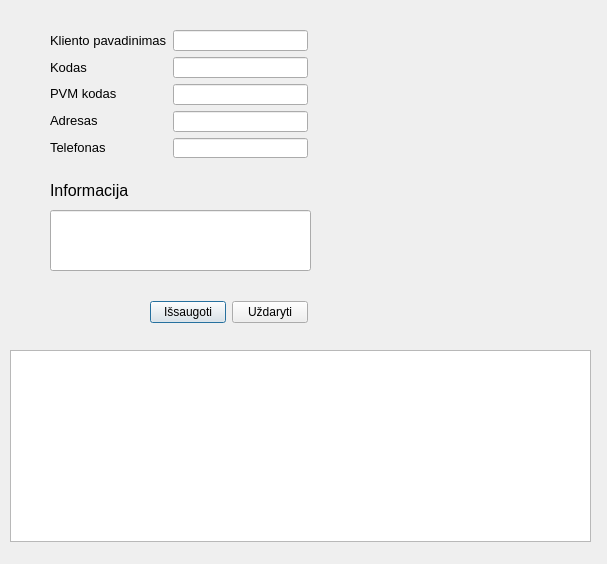
<?xml version="1.0" encoding="UTF-8"?>
<ui version="4.0">
 <class>NaujasKlientas</class>
 <widget class="QDialog" name="NaujasKlientas">
  <property name="geometry">
   <rect>
    <x>0</x>
    <y>0</y>
    <width>607</width>
    <height>564</height>
   </rect>
  </property>
  <property name="windowTitle">
   <string>Dialog</string>
  </property>
  <widget class="QLabel" name="informacija">
   <property name="geometry">
    <rect>
     <x>50</x>
     <y>170</y>
     <width>91</width>
     <height>41</height>
    </rect>
   </property>
   <property name="text">
    <string>&lt;html&gt;&lt;head/&gt;&lt;body&gt;&lt;p&gt;&lt;span style=&quot; font-size:12pt;&quot;&gt;Informacija&lt;/span&gt;&lt;/p&gt;&lt;/body&gt;&lt;/html&gt;</string>
   </property>
  </widget>
  <widget class="QLineEdit" name="linformaciha">
   <property name="geometry">
    <rect>
     <x>50</x>
     <y>210</y>
     <width>261</width>
     <height>61</height>
    </rect>
   </property>
   <property name="toolTip">
    <string>&lt;html&gt;&lt;head/&gt;&lt;body&gt;&lt;p align=&quot;justify&quot;&gt;&lt;br/&gt;&lt;/p&gt;&lt;/body&gt;&lt;/html&gt;</string>
   </property>
   <property name="autoFillBackground">
    <bool>false</bool>
   </property>
   <property name="styleSheet">
    <string notr="true">font: 12pt &quot;MS Shell Dlg 2&quot;;</string>
   </property>
   <property name="text">
    <string/>
   </property>
   <property name="alignment">
    <set>Qt::AlignLeading|Qt::AlignLeft|Qt::AlignTop</set>
   </property>
  </widget>
  <widget class="QWidget" name="layoutWidget">
   <property name="geometry">
    <rect>
     <x>50</x>
     <y>30</y>
     <width>258</width>
     <height>128</height>
    </rect>
   </property>
   <layout class="QHBoxLayout" name="horizontalLayout">
    <item>
     <layout class="QVBoxLayout" name="verticalLayout_2">
      <item>
       <widget class="QLabel" name="k_pavadinimas">
        <property name="text">
         <string>&lt;html&gt;&lt;head/&gt;&lt;body&gt;&lt;p&gt;&lt;span style=&quot; font-size:10pt;&quot;&gt;Kliento pavadinimas&lt;/span&gt;&lt;/p&gt;&lt;/body&gt;&lt;/html&gt;</string>
        </property>
       </widget>
      </item>
      <item>
       <widget class="QLabel" name="kodas">
        <property name="text">
         <string>&lt;html&gt;&lt;head/&gt;&lt;body&gt;&lt;p&gt;&lt;span style=&quot; font-size:10pt;&quot;&gt;Kodas&lt;/span&gt;&lt;/p&gt;&lt;/body&gt;&lt;/html&gt;</string>
        </property>
       </widget>
      </item>
      <item>
       <widget class="QLabel" name="PVM_kodas">
        <property name="text">
         <string>&lt;html&gt;&lt;head/&gt;&lt;body&gt;&lt;p&gt;&lt;span style=&quot; font-size:10pt;&quot;&gt;PVM kodas&lt;/span&gt;&lt;/p&gt;&lt;/body&gt;&lt;/html&gt;</string>
        </property>
       </widget>
      </item>
      <item>
       <widget class="QLabel" name="adresas">
        <property name="text">
         <string>&lt;html&gt;&lt;head/&gt;&lt;body&gt;&lt;p&gt;&lt;span style=&quot; font-size:10pt;&quot;&gt;Adresas&lt;/span&gt;&lt;/p&gt;&lt;/body&gt;&lt;/html&gt;</string>
        </property>
       </widget>
      </item>
      <item>
       <widget class="QLabel" name="telefonas">
        <property name="text">
         <string>&lt;html&gt;&lt;head/&gt;&lt;body&gt;&lt;p&gt;&lt;span style=&quot; font-size:10pt;&quot;&gt;Telefonas&lt;/span&gt;&lt;/p&gt;&lt;/body&gt;&lt;/html&gt;</string>
        </property>
       </widget>
      </item>
     </layout>
    </item>
    <item>
     <layout class="QVBoxLayout" name="verticalLayout">
      <item>
       <widget class="QLineEdit" name="lpavadinimas"/>
      </item>
      <item>
       <widget class="QLineEdit" name="lpvm"/>
      </item>
      <item>
       <widget class="QLineEdit" name="lkodas"/>
      </item>
      <item>
       <widget class="QLineEdit" name="ladresas"/>
      </item>
      <item>
       <widget class="QLineEdit" name="ltelefonas"/>
      </item>
     </layout>
    </item>
   </layout>
  </widget>
  <widget class="QWidget" name="layoutWidget">
   <property name="geometry">
    <rect>
     <x>150</x>
     <y>300</y>
     <width>158</width>
     <height>25</height>
    </rect>
   </property>
   <layout class="QHBoxLayout" name="horizontalLayout_2">
    <item>
     <widget class="QPushButton" name="pushButton">
      <property name="text">
       <string>Išsaugoti</string>
      </property>
     </widget>
    </item>
    <item>
     <widget class="QPushButton" name="pushButton_2">
      <property name="text">
       <string>Uždaryti</string>
      </property>
     </widget>
    </item>
   </layout>
  </widget>
  <widget class="QTableView" name="tableView">
   <property name="geometry">
    <rect>
     <x>10</x>
     <y>350</y>
     <width>581</width>
     <height>192</height>
    </rect>
   </property>
  </widget>
 </widget>
 <resources/>
 <connections>
  <connection>
   <sender>pushButton_2</sender>
   <signal>clicked()</signal>
   <receiver>NaujasKlientas</receiver>
   <slot>close()</slot>
   <hints>
    <hint type="sourcelabel">
     <x>269</x>
     <y>309</y>
    </hint>
    <hint type="destinationlabel">
     <x>290</x>
     <y>346</y>
    </hint>
   </hints>
  </connection>
 </connections>
</ui>
